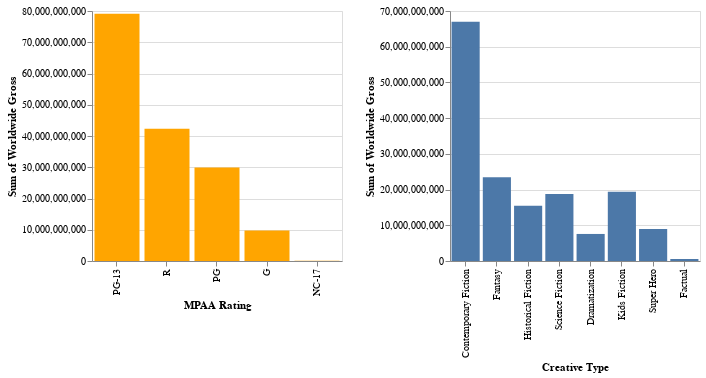

Here is the notebook cell this chart was saved with:
### Markdown cell above
### Goal 3 ###

Identify the Worldwide Gross for each MPAA Rating, which can be subdivided to understanding the Worldwide Gross for the Creative Type.  

**Why is a task pursued? (goal)** The task is to **play around** with the bar chart and compare the changes in sum of Worldwide Gross amount within each MPAA Rating's Creative Type, and the changes in Worldwide Gross amount within each MPAA Rating.

**How is a task conducted? (means)** The task is conducted by utilizing a **sorted** bar chart of the sum of Worldwide Gross of each MPAA's rating that is **connected** to a bar chart Worldwide Gross amount of Category Type respective to the MPAA Rating selected. 

**What does a task seek to learn about the data? (characteristics)** This task will **identify** the highest Worldwide Gross amount for each MPAA's Rating and the trends of Worldwide Gross amount within each MPAA Rating's Category Type. 

**Where does the task operate? (target data)** The task operates by **comparing** the Worldwide Gross amount of each MPAA's Rating and within each MPAA Rating, and the **comparison** within the Worldwide Gross amount of each Category Type. 

**When is the task performed? (workflow)** The task is performed whenever the user clicks on one of bars in the bar chart showcasing the Worldwide Gross for each MPAA Rating.

**Who is executing the task? (roles)** The task is executed by the user. The user will need to first observe which MPAA Rating has the highest Worldwide Gross amount, then within each MPAA Rating, observe which Category Type has the highest Worldwide Gross amount. They should also observe the changes in amount with the categories as they move between the ordinal MPAA's Ratings.

### Code cell
# Let's implement filtering using dynamic queries. 
selection = alt.selection(type="multi", fields=["MPAA Rating"])

# Create a container for our two different views
base = alt.Chart(movies_df).properties(width=500, height=250)

# Let's specify our overview chart
overview = alt.Chart(movies_df).mark_bar().encode(
    x = alt.X(field = "MPAA Rating", sort=alt.EncodingSortField(field='MPAA Rating', op='count', order='descending')),
    y = "sum(Worldwide Gross)",
    color=alt.condition(selection, alt.value("orange"), alt.value("lightgrey"))
).add_selection(selection).properties(height=250, width=250)

# Create a detail chart
detail = base.mark_bar().encode(
    y = "sum(Worldwide Gross)", 
    x = alt.X("Creative Type", sort = movies_df['Creative Type'].unique())
).transform_filter(selection).properties(height=250, width=250)

overview | detail

### Figure 1 — Vega-Lite specification as saved in the notebook (floating-point values rounded to 4 significant figures; data arrays with more than 128 entries replaced by an {"elided": "..."} marker saying what was removed)
{"config": {"view": {"continuousWidth": 400, "continuousHeight": 300}}, "hconcat": [{"mark": "bar", "encoding": {"color": {"condition": {"value": "orange", "selection": "selector013"}, "value": "lightgrey"}, "x": {"field": "MPAA Rating", "sort": {"field": "MPAA Rating", "op": "count", "order": "descending"}}, "y": {"aggregate": "sum", "field": "Worldwide Gross", "type": "quantitative"}}, "height": 250, "selection": {"selector013": {"type": "multi", "fields": ["MPAA Rating"]}}, "width": 250}, {"mark": "bar", "encoding": {"x": {"field": "Creative Type", "sort": ["Contemporary Fiction", "Fantasy", "Historical Fiction", "Science Fiction", "Dramatization", "Kids Fiction", "Super Hero", "Factual"], "type": "nominal"}, "y": {"aggregate": "sum", "field": "Worldwide Gross", "type": "quantitative"}}, "height": 250, "transform": [{"filter": {"selection": "selector013"}}], "width": 250}], "data": {"name": "data-b413c637f9aec833e19dcb3660c2034d"}, "$schema": "https://vega.github.io/schema/vega-lite/v4.17.0.json", "datasets": {"data-b413c637f9aec833e19dcb3660c2034d": {"elided": "1124 records"}}}
